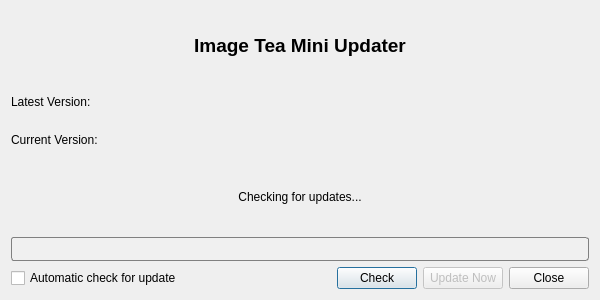
<?xml version="1.0" encoding="UTF-8"?>
<ui version="4.0">
 <class>UpdaterWindow</class>
 <widget class="QDialog" name="UpdaterWindow">
  <property name="geometry">
   <rect>
    <x>0</x>
    <y>0</y>
    <width>600</width>
    <height>300</height>
   </rect>
  </property>
  <property name="windowTitle">
   <string>Check for Updates</string>
  </property>
  <layout class="QVBoxLayout" name="verticalLayout_2">
   <item>
    <layout class="QVBoxLayout" name="verticalLayout">
     <item>
      <widget class="QLabel" name="lblTitle">
       <property name="font">
        <font>
         <pointsize>14</pointsize>
         <bold>true</bold>
        </font>
       </property>
       <property name="text">
        <string>Image Tea Mini Updater</string>
       </property>
       <property name="alignment">
        <set>Qt::AlignCenter</set>
       </property>
      </widget>
     </item>
     <item>
      <layout class="QVBoxLayout" name="verticalLayout_3">
       <item>
        <widget class="QLabel" name="lblUpdateVersion">
         <property name="text">
          <string>Latest Version: </string>
         </property>
        </widget>
       </item>
       <item>
        <widget class="QLabel" name="lblCurrentVersion">
         <property name="text">
          <string>Current Version: </string>
         </property>
        </widget>
       </item>
      </layout>
     </item>
     <item>
      <widget class="QLabel" name="lblUpdateMessage">
       <property name="text">
        <string>Checking for updates...</string>
       </property>
       <property name="alignment">
        <set>Qt::AlignCenter</set>
       </property>
       <property name="wordWrap">
        <bool>true</bool>
       </property>
      </widget>
     </item>
     <item>
      <layout class="QVBoxLayout" name="verticalLayout_4">
       <property name="spacing">
        <number>6</number>
       </property>
       <item>
        <widget class="QProgressBar" name="progressUpdate">
         <property name="minimumSize">
          <size>
           <width>0</width>
           <height>10</height>
          </size>
         </property>
         <property name="value">
          <number>0</number>
         </property>
         <property name="textVisible">
          <bool>false</bool>
         </property>
         <property name="format">
          <string/>
         </property>
         <property name="styleSheet">
          <string>QProgressBar {
    border: 1px solid gray;
    border-radius: 3px;
    background-color: #f0f0f0;
}
QProgressBar::chunk {
    background-color: #4CAF50;
    width: 10px;
}
QProgressBar::chunk:disabled {
    background-color: #aaaaaa;
}</string>
         </property>
        </widget>
       </item>
       <item>
        <layout class="QHBoxLayout" name="horizontalLayout_3">
         <item>
          <widget class="QCheckBox" name="checkBox">
           <property name="text">
            <string>Automatic check for update</string>
           </property>
          </widget>
         </item>
         <item>
          <spacer name="horizontalSpacer">
           <property name="orientation">
            <enum>Qt::Horizontal</enum>
           </property>
           <property name="sizeHint" stdset="0">
            <size>
             <width>40</width>
             <height>20</height>
            </size>
           </property>
          </spacer>
         </item>
         <item>
          <widget class="QPushButton" name="btnCheck">
           <property name="text">
            <string>Check</string>
           </property>
          </widget>
         </item>
         <item>
          <widget class="QPushButton" name="btnUpdate">
           <property name="enabled">
            <bool>false</bool>
           </property>
           <property name="text">
            <string>Update Now</string>
           </property>
          </widget>
         </item>
         <item>
          <widget class="QPushButton" name="pushButton">
           <property name="text">
            <string>Close</string>
           </property>
          </widget>
         </item>
        </layout>
       </item>
      </layout>
     </item>
    </layout>
   </item>
  </layout>
 </widget>
 <resources/>
 <connections/>
</ui>
